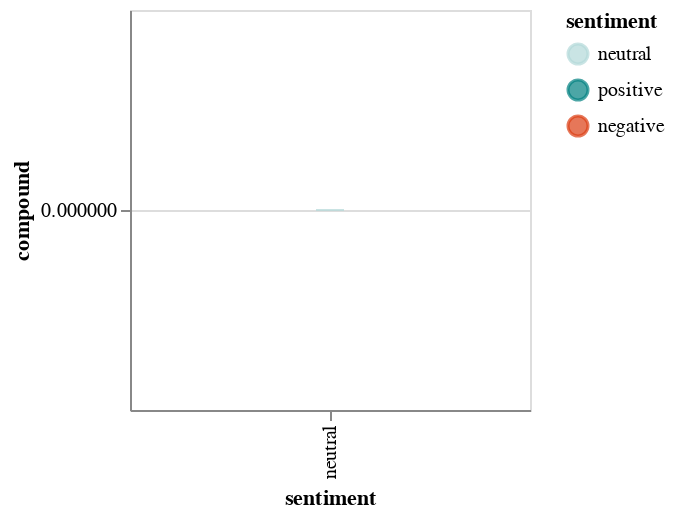

The notebook cell this image was saved under:
### Code cell
alt.Chart(df).mark_boxplot().encode(
    x=alt.X('sentiment'),
    y=alt.Y('compound'),
    color=alt.Color('sentiment', scale=alt.Scale(domain=domain, range=range_))
).properties(
    width=200,
    height=200
)

### Figure 1 — Vega-Lite specification as saved in the notebook (floating-point values rounded to 4 significant figures)
{"config": {"view": {"continuousWidth": 400, "continuousHeight": 300}}, "data": {"name": "data-e450abb7408e300f4dcf6e20a8ec5e20"}, "mark": "boxplot", "encoding": {"color": {"field": "sentiment", "scale": {"domain": ["neutral", "positive", "negative"], "range": ["#b2d8d8", "#008080", "#db3d13"]}, "type": "nominal"}, "x": {"field": "sentiment", "type": "nominal"}, "y": {"field": "compound", "type": "quantitative"}}, "height": 200, "width": 200, "$schema": "https://vega.github.io/schema/vega-lite/v4.17.0.json", "datasets": {"data-e450abb7408e300f4dcf6e20a8ec5e20": [{"text": "the body of missing princeton university student misrach ewunetie has been found. https://t.co/66wv0od5ut", "created_at": "2022-10-20T19:58:17+00:00", "text_token": "['the', 'body', 'of', 'missing', 'princeton', 'university', 'student', 'misrach', 'ewunetie', 'has', 'been', 'found', 'https', 't', 'co', '66wv0od5ut']", "text_token_s": "['body', 'missing', 'princeton', 'university', 'student', 'misrach', 'ewunetie', 'found', '66wv0od5ut']", "text_si": "body missing princeton university student misrach ewunetie found 66wv0od5ut", "text_sil": "body missing princeton university student misrach ewunetie found 66wv0od5ut", "neg": 0.0, "neu": 1.0, "pos": 0.0, "compound": 0.0, "sentiment": "neutral"}, {"text": "uk prime minister liz truss quits after a disastrous six weeks in office, putting her on course to be britain's shortest-serving leader https://t.co/0o0xqscrxi", "created_at": "2022-10-20T12:37:10+00:00", "text_token": "['uk', 'prime', 'minister', 'liz', 'truss', 'quits', 'after', 'a', 'disastrous', 'six', 'weeks', 'in', 'office', 'putting', 'her', 'on', 'course', 'to', 'be', 'britain', 's', 'shortest', 'serving', 'leader', 'https', 't', 'co', '0o0xqscrxi']", "text_token_s": "['uk', 'prime', 'minister', 'liz', 'truss', 'quits', 'disastrous', 'six', 'weeks', 'office', 'putting', 'course', 'britain', 'shortest', 'serving', 'leader', '0o0xqscrxi']", "text_si": "prime minister liz truss quits disastrous six weeks office putting course britain shortest serving leader 0o0xqscrxi", "text_sil": "prime minister liz truss quits disastrous six weeks office putting course britain shortest serving leader 0o0xqscrxi", "neg": 0.0, "neu": 1.0, "pos": 0.0, "compound": 0.0, "sentiment": "neutral"}, {"text": "trump weighs letting federal agents return to mar-a-lago, potentially for a supervised search, as the government seeks to ensure all docs are returned. https://t.co/ppjifj2qqq", "created_at": "2022-10-19T23:03:37+00:00", "text_token": "['trump', 'weighs', 'letting', 'federal', 'agents', 'return', 'to', 'mar', 'a', 'lago', 'potentially', 'for', 'a', 'supervised', 'search', 'as', 'the', 'government', 'seeks', 'to', 'ensure', 'all', 'docs', 'are', 'returned', 'https', 't', 'co', 'ppjifj2qqq']", "text_token_s": "['trump', 'weighs', 'letting', 'federal', 'agents', 'return', 'mar', 'lago', 'potentially', 'supervised', 'search', 'government', 'seeks', 'ensure', 'docs', 'returned', 'ppjifj2qqq']", "text_si": "trump weighs letting federal agents return mar lago potentially supervised search government seeks ensure docs returned ppjifj2qqq", "text_sil": "trump weighs letting federal agents return mar lago potentially supervised search government seeks ensure docs returned ppjifj2qqq", "neg": 0.0, "neu": 1.0, "pos": 0.0, "compound": 0.0, "sentiment": "neutral"}, {"text": "britain's home secretary suella braverman quits, throwing the government of embattled prime minister liz truss into further turmoil. https://t.co/xizzmajsao", "created_at": "2022-10-19T16:17:29+00:00", "text_token": "['britain', 's', 'home', 'secretary', 'suella', 'braverman', 'quits', 'throwing', 'the', 'government', 'of', 'embattled', 'prime', 'minister', 'liz', 'truss', 'into', 'further', 'turmoil', 'https', 't', 'co', 'xizzmajsao']", "text_token_s": "['britain', 'home', 'secretary', 'suella', 'braverman', 'quits', 'throwing', 'government', 'embattled', 'prime', 'minister', 'liz', 'truss', 'turmoil', 'xizzmajsao']", "text_si": "britain home secretary suella braverman quits throwing government embattled prime minister liz truss turmoil xizzmajsao", "text_sil": "britain home secretary suella braverman quits throwing government embattled prime minister liz truss turmoil xizzmajsao", "neg": 0.0, "neu": 1.0, "pos": 0.0, "compound": 0.0, "sentiment": "neutral"}, {"text": "russian president vladimir putin signs a decree introducing martial law in four ukrainian regions that moscow recently claimed to have annexed https://t.co/i4d4skhrge", "created_at": "2022-10-19T12:02:15+00:00", "text_token": "['russian', 'president', 'vladimir', 'putin', 'signs', 'a', 'decree', 'introducing', 'martial', 'law', 'in', 'four', 'ukrainian', 'regions', 'that', 'moscow', 'recently', 'claimed', 'to', 'have', 'annexed', 'https', 't', 'co', 'i4d4skhrge']", "text_token_s": "['russian', 'president', 'vladimir', 'putin', 'signs', 'decree', 'introducing', 'martial', 'law', 'four', 'ukrainian', 'regions', 'moscow', 'recently', 'claimed', 'annexed', 'i4d4skhrge']", "text_si": "russian president vladimir putin signs decree introducing martial law four ukrainian regions moscow recently claimed annexed i4d4skhrge", "text_sil": "russian president vladimir putin signs decree introducing martial law four ukrainian regions moscow recently claimed annexed i4d4skhrge", "neg": 0.0, "neu": 1.0, "pos": 0.0, "compound": 0.0, "sentiment": "neutral"}, {"text": "rising food and housing costs drove uk inflation back to a 40-year high of 10.1% in september https://t.co/rzcvzuvhap", "created_at": "2022-10-19T09:04:45+00:00", "text_token": "['rising', 'food', 'and', 'housing', 'costs', 'drove', 'uk', 'inflation', 'back', 'to', 'a', '40', 'year', 'high', 'of', '10', '1', 'in', 'september', 'https', 't', 'co', 'rzcvzuvhap']", "text_token_s": "['rising', 'food', 'housing', 'costs', 'drove', 'uk', 'inflation', 'back', '40', 'year', 'high', '10', '1', 'september', 'rzcvzuvhap']", "text_si": "rising food housing costs drove inflation back year high september rzcvzuvhap", "text_sil": "rising food housing costs drove inflation back year high september rzcvzuvhap", "neg": 0.0, "neu": 1.0, "pos": 0.0, "compound": 0.0, "sentiment": "neutral"}, {"text": "jury finds paul flores guilty of first-degree murder in the death of kristin smart. his father was found not guilty of being an accessory to the murder. https://t.co/kiypga2ytv", "created_at": "2022-10-18T21:35:05+00:00", "text_token": "['jury', 'finds', 'paul', 'flores', 'guilty', 'of', 'first', 'degree', 'murder', 'in', 'the', 'death', 'of', 'kristin', 'smart', 'his', 'father', 'was', 'found', 'not', 'guilty', 'of', 'being', 'an', 'accessory', 'to', 'the', 'murder', 'https', 't', 'co', 'kiypga2ytv']", "text_token_s": "['jury', 'finds', 'paul', 'flores', 'guilty', 'first', 'degree', 'murder', 'death', 'kristin', 'smart', 'father', 'found', 'guilty', 'accessory', 'murder', 'kiypga2ytv']", "text_si": "jury finds paul flores guilty first degree murder death kristin smart father found guilty accessory murder kiypga2ytv", "text_sil": "jury finds paul flores guilty first degree murder death kristin smart father found guilty accessory murder kiypga2ytv", "neg": 0.0, "neu": 1.0, "pos": 0.0, "compound": 0.0, "sentiment": "neutral"}, {"text": "russian expat who was the main source for infamous trump dossier is acquitted of lying to the fbi, an embarrassing defeat for special counsel durham\nhttps://t.co/vu0cacf8zn", "created_at": "2022-10-18T20:29:03+00:00", "text_token": "['russian', 'expat', 'who', 'was', 'the', 'main', 'source', 'for', 'infamous', 'trump', 'dossier', 'is', 'acquitted', 'of', 'lying', 'to', 'the', 'fbi', 'an', 'embarrassing', 'defeat', 'for', 'special', 'counsel', 'durham', 'https', 't', 'co', 'vu0cacf8zn']", "text_token_s": "['russian', 'expat', 'main', 'source', 'infamous', 'trump', 'dossier', 'acquitted', 'lying', 'fbi', 'embarrassing', 'defeat', 'special', 'counsel', 'durham', 'vu0cacf8zn']", "text_si": "russian expat main source infamous trump dossier acquitted lying fbi embarrassing defeat special counsel durham vu0cacf8zn", "text_sil": "russian expat main source infamous trump dossier acquitted lying fbi embarrassing defeat special counsel durham vu0cacf8zn", "neg": 0.0, "neu": 1.0, "pos": 0.0, "compound": 0.0, "sentiment": "neutral"}, {"text": "a pilot and passenger are dead after a plane crashed into a car dealership lot near marietta, ohio. authorities say no one on the ground was injured https://t.co/xoyydu8lb6", "created_at": "2022-10-18T16:00:21+00:00", "text_token": "['a', 'pilot', 'and', 'passenger', 'are', 'dead', 'after', 'a', 'plane', 'crashed', 'into', 'a', 'car', 'dealership', 'lot', 'near', 'marietta', 'ohio', 'authorities', 'say', 'no', 'one', 'on', 'the', 'ground', 'was', 'injured', 'https', 't', 'co', 'xoyydu8lb6']", "text_token_s": "['pilot', 'passenger', 'dead', 'plane', 'crashed', 'car', 'dealership', 'lot', 'near', 'marietta', 'ohio', 'authorities', 'say', 'one', 'ground', 'injured', 'xoyydu8lb6']", "text_si": "pilot passenger dead plane crashed car dealership lot near marietta ohio authorities say one ground injured xoyydu8lb6", "text_sil": "pilot passenger dead plane crashed car dealership lot near marietta ohio authorities say one ground injured xoyydu8lb6", "neg": 0.0, "neu": 1.0, "pos": 0.0, "compound": 0.0, "sentiment": "neutral"}, {"text": "ukraine's president zelensky says 30% of the country's power stations have been destroyed in russia's latest round of attacks https://t.co/dy8rz68qm8", "created_at": "2022-10-18T10:33:29+00:00", "text_token": "['ukraine', 's', 'president', 'zelensky', 'says', '30', 'of', 'the', 'country', 's', 'power', 'stations', 'have', 'been', 'destroyed', 'in', 'russia', 's', 'latest', 'round', 'of', 'attacks', 'https', 't', 'co', 'dy8rz68qm8']", "text_token_s": "['ukraine', 'president', 'zelensky', 'says', '30', 'country', 'power', 'stations', 'destroyed', 'russia', 'latest', 'round', 'attacks', 'dy8rz68qm8']", "text_si": "ukraine president zelensky says country power stations destroyed russia latest round attacks dy8rz68qm8", "text_sil": "ukraine president zelensky says country power stations destroyed russia latest round attacks dy8rz68qm8", "neg": 0.0, "neu": 1.0, "pos": 0.0, "compound": 0.0, "sentiment": "neutral"}, {"text": "president biden announces the formal launch of the student loan forgiveness application website https://t.co/qw0k3trl4b", "created_at": "2022-10-17T19:27:45+00:00", "text_token": "['president', 'biden', 'announces', 'the', 'formal', 'launch', 'of', 'the', 'student', 'loan', 'forgiveness', 'application', 'website', 'https', 't', 'co', 'qw0k3trl4b']", "text_token_s": "['president', 'biden', 'announces', 'formal', 'launch', 'student', 'loan', 'forgiveness', 'application', 'website', 'qw0k3trl4b']", "text_si": "president biden announces formal launch student loan forgiveness application website qw0k3trl4b", "text_sil": "president biden announces formal launch student loan forgiveness application website qw0k3trl4b", "neg": 0.0, "neu": 1.0, "pos": 0.0, "compound": 0.0, "sentiment": "neutral"}, {"text": "a russian fighter jet has crashed into a residential building after taking off from a military airfield, state media reports https://t.co/reczia3ix3", "created_at": "2022-10-17T17:27:13+00:00", "text_token": "['a', 'russian', 'fighter', 'jet', 'has', 'crashed', 'into', 'a', 'residential', 'building', 'after', 'taking', 'off', 'from', 'a', 'military', 'airfield', 'state', 'media', 'reports', 'https', 't', 'co', 'reczia3ix3']", "text_token_s": "['russian', 'fighter', 'jet', 'crashed', 'residential', 'building', 'taking', 'military', 'airfield', 'state', 'media', 'reports', 'reczia3ix3']", "text_si": "russian fighter jet crashed residential building taking military airfield state media reports reczia3ix3", "text_sil": "russian fighter jet crashed residential building taking military airfield state media reports reczia3ix3", "neg": 0.0, "neu": 1.0, "pos": 0.0, "compound": 0.0, "sentiment": "neutral"}, {"text": "former president donald trump's company charged the secret service as much as $1,185 per night at its properties despite claims they'd stay free or \"at cost,\" house panel says https://t.co/v69rtpyzsq", "created_at": "2022-10-17T16:31:30+00:00", "text_token": "['former', 'president', 'donald', 'trump', 's', 'company', 'charged', 'the', 'secret', 'service', 'as', 'much', 'as', '1', '185', 'per', 'night', 'at', 'its', 'properties', 'despite', 'claims', 'they', 'd', 'stay', 'free', 'or', 'at', 'cost', 'house', 'panel', 'says', 'https', 't', 'co', 'v69rtpyzsq']", "text_token_s": "['former', 'president', 'donald', 'trump', 'company', 'charged', 'secret', 'service', 'much', '1', '185', 'per', 'night', 'properties', 'despite', 'claims', 'stay', 'free', 'cost', 'house', 'panel', 'says', 'v69rtpyzsq']", "text_si": "former president donald trump company charged secret service much 185 per night properties despite claims stay free cost house panel says v69rtpyzsq", "text_sil": "former president donald trump company charged secret service much 185 per night properties despite claims stay free cost house panel says v69rtpyzsq", "neg": 0.0, "neu": 1.0, "pos": 0.0, "compound": 0.0, "sentiment": "neutral"}, {"text": "steve bannon sentencing recommendation seeks six months in prison plus $200,000 in fines for contempt of congress conviction\nhttps://t.co/qq4l6vlou5", "created_at": "2022-10-17T13:08:39+00:00", "text_token": "['steve', 'bannon', 'sentencing', 'recommendation', 'seeks', 'six', 'months', 'in', 'prison', 'plus', '200', '000', 'in', 'fines', 'for', 'contempt', 'of', 'congress', 'conviction', 'https', 't', 'co', 'qq4l6vlou5']", "text_token_s": "['steve', 'bannon', 'sentencing', 'recommendation', 'seeks', 'six', 'months', 'prison', 'plus', '200', '000', 'fines', 'contempt', 'congress', 'conviction', 'qq4l6vlou5']", "text_si": "steve bannon sentencing recommendation seeks six months prison plus 200 000 fines contempt congress conviction qq4l6vlou5", "text_sil": "steve bannon sentencing recommendation seeks six months prison plus 200 000 fines contempt congress conviction qq4l6vlou5", "neg": 0.0, "neu": 1.0, "pos": 0.0, "compound": 0.0, "sentiment": "neutral"}, {"text": "blasts were heard in the ukrainian capital as a result of apparent russian missile strikes on monday morning. follow live updates.\nhttps://t.co/h0p9xux3wk", "created_at": "2022-10-17T05:12:01+00:00", "text_token": "['blasts', 'were', 'heard', 'in', 'the', 'ukrainian', 'capital', 'as', 'a', 'result', 'of', 'apparent', 'russian', 'missile', 'strikes', 'on', 'monday', 'morning', 'follow', 'live', 'updates', 'https', 't', 'co', 'h0p9xux3wk']", "text_token_s": "['blasts', 'heard', 'ukrainian', 'capital', 'result', 'apparent', 'russian', 'missile', 'strikes', 'monday', 'morning', 'follow', 'live', 'updates', 'h0p9xux3wk']", "text_si": "blasts heard ukrainian capital result apparent russian missile strikes monday morning follow live updates h0p9xux3wk", "text_sil": "blasts heard ukrainian capital result apparent russian missile strikes monday morning follow live updates h0p9xux3wk", "neg": 0.0, "neu": 1.0, "pos": 0.0, "compound": 0.0, "sentiment": "neutral"}, {"text": "authorities in central california have arrested a man in connection with a series of killings that claimed the lives of six people https://t.co/nlzrnsmb11", "created_at": "2022-10-15T23:48:28+00:00", "text_token": "['authorities', 'in', 'central', 'california', 'have', 'arrested', 'a', 'man', 'in', 'connection', 'with', 'a', 'series', 'of', 'killings', 'that', 'claimed', 'the', 'lives', 'of', 'six', 'people', 'https', 't', 'co', 'nlzrnsmb11']", "text_token_s": "['authorities', 'central', 'california', 'arrested', 'man', 'connection', 'series', 'killings', 'claimed', 'lives', 'six', 'people', 'nlzrnsmb11']", "text_si": "authorities central california arrested man connection series killings claimed lives six people nlzrnsmb11", "text_sil": "authorities central california arrested man connection series killings claimed lives six people nlzrnsmb11", "neg": 0.0, "neu": 1.0, "pos": 0.0, "compound": 0.0, "sentiment": "neutral"}, {"text": "bruce sutter, a cy young award-winning relief pitcher and world series champion who pioneered the split-finger fastball, has died at 69. https://t.co/rdnsvno63v", "created_at": "2022-10-14T20:06:13+00:00", "text_token": "['bruce', 'sutter', 'a', 'cy', 'young', 'award', 'winning', 'relief', 'pitcher', 'and', 'world', 'series', 'champion', 'who', 'pioneered', 'the', 'split', 'finger', 'fastball', 'has', 'died', 'at', '69', 'https', 't', 'co', 'rdnsvno63v']", "text_token_s": "['bruce', 'sutter', 'cy', 'young', 'award', 'winning', 'relief', 'pitcher', 'world', 'series', 'champion', 'pioneered', 'split', 'finger', 'fastball', 'died', '69', 'rdnsvno63v']", "text_si": "bruce sutter young award winning relief pitcher world series champion pioneered split finger fastball died rdnsvno63v", "text_sil": "bruce sutter young award winning relief pitcher world series champion pioneered split finger fastball died rdnsvno63v", "neg": 0.0, "neu": 1.0, "pos": 0.0, "compound": 0.0, "sentiment": "neutral"}, {"text": "judge throws out one of five charges against igor danchenko, main source of trump-russia dossier, in major setback for special counsel durham's probe https://t.co/rhtcheq0ei", "created_at": "2022-10-14T19:39:52+00:00", "text_token": "['judge', 'throws', 'out', 'one', 'of', 'five', 'charges', 'against', 'igor', 'danchenko', 'main', 'source', 'of', 'trump', 'russia', 'dossier', 'in', 'major', 'setback', 'for', 'special', 'counsel', 'durham', 's', 'probe', 'https', 't', 'co', 'rhtcheq0ei']", "text_token_s": "['judge', 'throws', 'one', 'five', 'charges', 'igor', 'danchenko', 'main', 'source', 'trump', 'russia', 'dossier', 'major', 'setback', 'special', 'counsel', 'durham', 'probe', 'rhtcheq0ei']", "text_si": "judge throws one five charges igor danchenko main source trump russia dossier major setback special counsel durham probe rhtcheq0ei", "text_sil": "judge throws one five charges igor danchenko main source trump russia dossier major setback special counsel durham probe rhtcheq0ei", "neg": 0.0, "neu": 1.0, "pos": 0.0, "compound": 0.0, "sentiment": "neutral"}, {"text": "robbie coltrane, the actor who brought to life the lovable gamekeeper hagrid in the harry potter film franchise, died friday, according to his agent. https://t.co/prw2bt21ry https://t.co/cavfrexhri", "created_at": "2022-10-14T17:30:19+00:00", "text_token": "['robbie', 'coltrane', 'the', 'actor', 'who', 'brought', 'to', 'life', 'the', 'lovable', 'gamekeeper', 'hagrid', 'in', 'the', 'harry', 'potter', 'film', 'franchise', 'died', 'friday', 'according', 'to', 'his', 'agent', 'https', 't', 'co', 'prw2bt21ry', 'https', 't', 'co', 'cavfrexhri']", "text_token_s": "['robbie', 'coltrane', 'actor', 'brought', 'life', 'lovable', 'gamekeeper', 'hagrid', 'harry', 'potter', 'film', 'franchise', 'died', 'friday', 'according', 'agent', 'prw2bt21ry', 'cavfrexhri']", "text_si": "robbie coltrane actor brought life lovable gamekeeper hagrid harry potter film franchise died friday according agent prw2bt21ry cavfrexhri", "text_sil": "robbie coltrane actor brought life lovable gamekeeper hagrid harry potter film franchise died friday according agent prw2bt21ry cavfrexhri", "neg": 0.0, "neu": 1.0, "pos": 0.0, "compound": 0.0, "sentiment": "neutral"}, {"text": "former president trump has not said whether he will comply with a subpoena by the house select committee investigating the january 6, 2021, capitol hill insurrection https://t.co/0ynzmnguuw", "created_at": "2022-10-14T14:52:35+00:00", "text_token": "['former', 'president', 'trump', 'has', 'not', 'said', 'whether', 'he', 'will', 'comply', 'with', 'a', 'subpoena', 'by', 'the', 'house', 'select', 'committee', 'investigating', 'the', 'january', '6', '2021', 'capitol', 'hill', 'insurrection', 'https', 't', 'co', '0ynzmnguuw']", "text_token_s": "['former', 'president', 'trump', 'said', 'whether', 'comply', 'subpoena', 'house', 'select', 'committee', 'investigating', 'january', '6', '2021', 'capitol', 'hill', 'insurrection', '0ynzmnguuw']", "text_si": "former president trump said whether comply subpoena house select committee investigating january 2021 capitol hill insurrection 0ynzmnguuw", "text_sil": "former president trump said whether comply subpoena house select committee investigating january 2021 capitol hill insurrection 0ynzmnguuw", "neg": 0.0, "neu": 1.0, "pos": 0.0, "compound": 0.0, "sentiment": "neutral"}, {"text": "kwasi kwarteng has been fired as britain's chancellor just weeks into the job, a senior source inside downing street has confirmed to cnn.\n\nfollow live updates 👉 https://t.co/4ec7sm1ctv", "created_at": "2022-10-14T11:44:29+00:00", "text_token": "['kwasi', 'kwarteng', 'has', 'been', 'fired', 'as', 'britain', 's', 'chancellor', 'just', 'weeks', 'into', 'the', 'job', 'a', 'senior', 'source', 'inside', 'downing', 'street', 'has', 'confirmed', 'to', 'cnn', 'follow', 'live', 'updates', 'https', 't', 'co', '4ec7sm1ctv']", "text_token_s": "['kwasi', 'kwarteng', 'fired', 'britain', 'chancellor', 'weeks', 'job', 'senior', 'source', 'inside', 'downing', 'street', 'confirmed', 'cnn', 'follow', 'live', 'updates', '4ec7sm1ctv']", "text_si": "kwasi kwarteng fired britain chancellor weeks job senior source inside downing street confirmed cnn follow live updates 4ec7sm1ctv", "text_sil": "kwasi kwarteng fired britain chancellor weeks job senior source inside downing street confirmed cnn follow live updates 4ec7sm1ctv", "neg": 0.0, "neu": 1.0, "pos": 0.0, "compound": 0.0, "sentiment": "neutral"}, {"text": "kroger announces it's merging with albertsons in a $24.6 billion deal, creating one of the largest grocery store chains in the us https://t.co/s3fzgtffic", "created_at": "2022-10-14T11:40:16+00:00", "text_token": "['kroger', 'announces', 'it', 's', 'merging', 'with', 'albertsons', 'in', 'a', '24', '6', 'billion', 'deal', 'creating', 'one', 'of', 'the', 'largest', 'grocery', 'store', 'chains', 'in', 'the', 'us', 'https', 't', 'co', 's3fzgtffic']", "text_token_s": "['kroger', 'announces', 'merging', 'albertsons', '24', '6', 'billion', 'deal', 'creating', 'one', 'largest', 'grocery', 'store', 'chains', 'us', 's3fzgtffic']", "text_si": "kroger announces merging albertsons billion deal creating one largest grocery store chains s3fzgtffic", "text_sil": "kroger announces merging albertsons billion deal creating one largest grocery store chains s3fzgtffic", "neg": 0.0, "neu": 1.0, "pos": 0.0, "compound": 0.0, "sentiment": "neutral"}]}}
